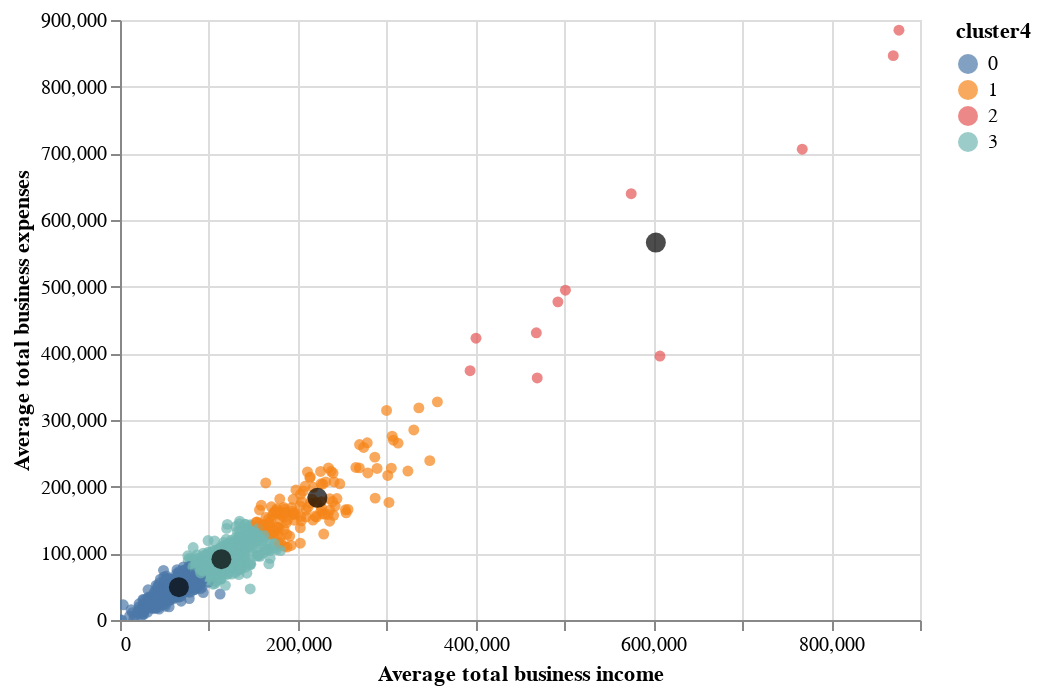

The notebook cell this image was saved under:
### Code cell
chart1 + chart2

### Figure 1 — Vega-Lite specification as saved in the notebook (floating-point values rounded to 4 significant figures; data arrays with more than 128 entries replaced by an {"elided": "..."} marker saying what was removed)
{"config": {"view": {"continuousWidth": 400, "continuousHeight": 300}}, "layer": [{"data": {"name": "data-264cb8043a3078ee9ddbdadd851abaa0"}, "mark": "circle", "encoding": {"color": {"type": "nominal", "field": "cluster4"}, "tooltip": [{"type": "quantitative", "field": "Postcode"}, {"type": "quantitative", "field": "cluster"}, {"type": "quantitative", "field": "Average total business income"}, {"type": "quantitative", "field": "Average total business expenses"}], "x": {"type": "quantitative", "field": "Average total business income"}, "y": {"type": "quantitative", "field": "Average total business expenses"}}, "selection": {"selector013": {"type": "interval", "bind": "scales", "encodings": ["x", "y"]}}}, {"data": {"name": "data-aa10751f2a64ea54451173aa5c6f58a0"}, "mark": {"type": "circle", "size": 100}, "encoding": {"color": {"value": "black"}, "tooltip": [{"type": "quantitative", "field": "Average total business income"}, {"type": "quantitative", "field": "Average total business expenses"}], "x": {"type": "quantitative", "field": "Average total business income"}, "y": {"type": "quantitative", "field": "Average total business expenses"}}, "selection": {"selector014": {"type": "interval", "bind": "scales", "encodings": ["x", "y"]}}}], "$schema": "https://vega.github.io/schema/vega-lite/v4.8.1.json", "datasets": {"data-264cb8043a3078ee9ddbdadd851abaa0": {"elided": "2473 records"}, "data-aa10751f2a64ea54451173aa5c6f58a0": [{"Average total business income": 114100.0, "Average total business expenses": 91210.0}, {"Average total business income": 66240.0, "Average total business expenses": 49280.0}, {"Average total business income": 602800.0, "Average total business expenses": 566100.0}, {"Average total business income": 222100.0, "Average total business expenses": 183300.0}]}}
